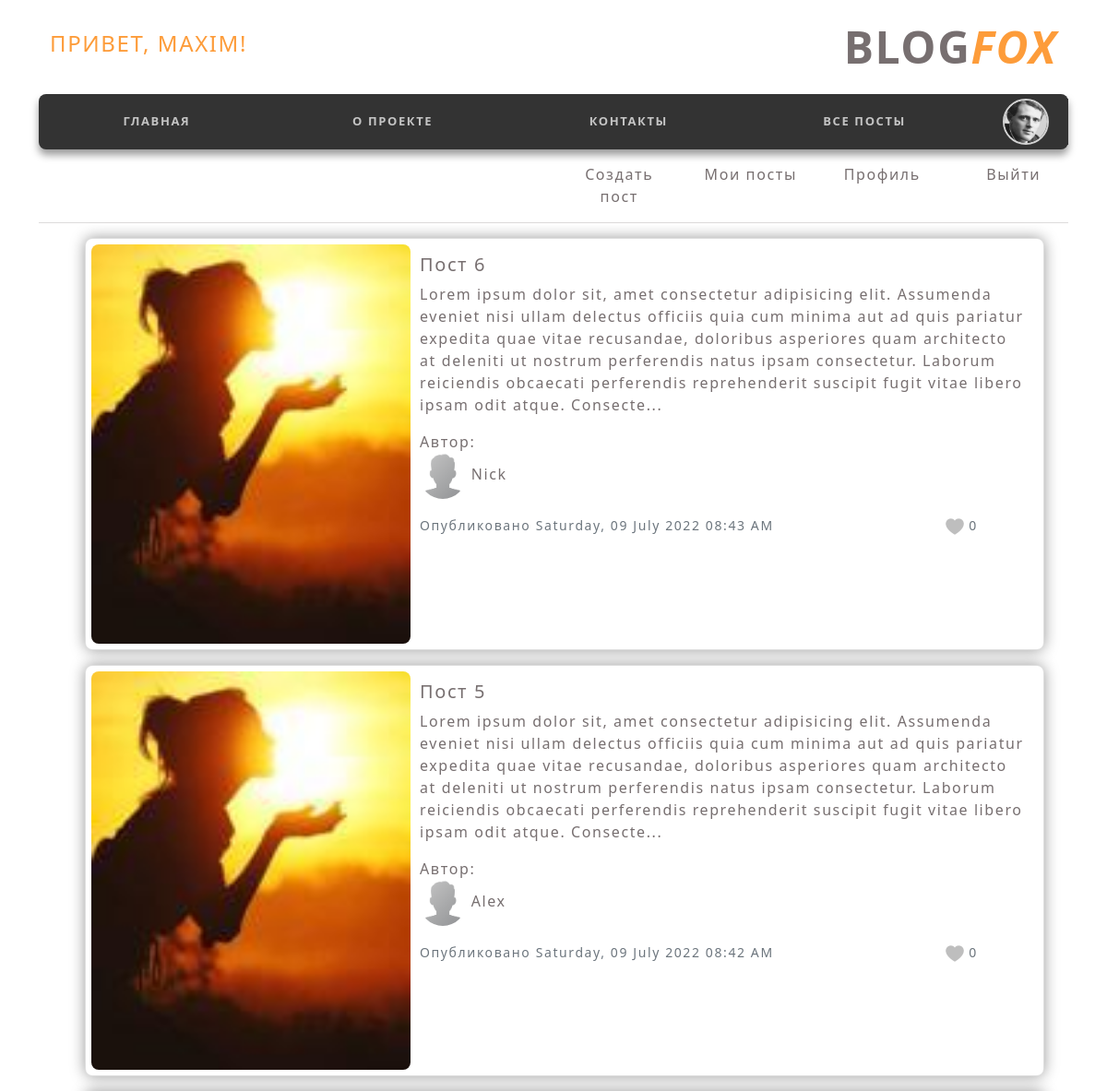
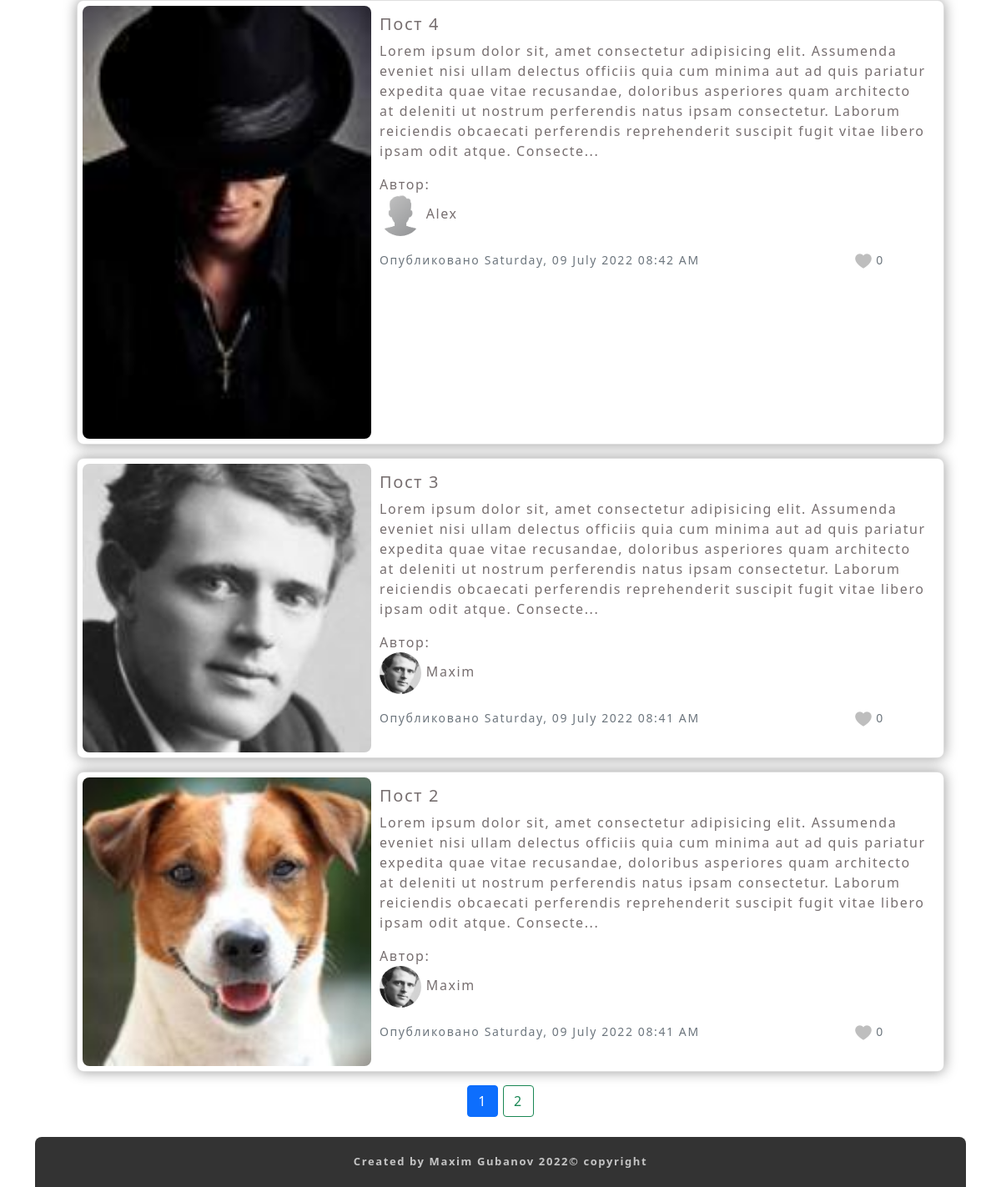
The page /allpost (signed in) on the database its author committed (2 pictures, top to bottom).
### flask_Gubanov_project/models.py (models this page shows, shortened)
class User(db.Model, UserMixin):
    id = db.Column(db.Integer, primary_key=True)
    username = db.Column(db.String(20), unique=True, nullable=False)
    email = db.Column(db.String(120), unique=True, nullable=False)
    image_file = db.Column(db.String(20), nullable=False, default='default.png')
    password = db.Column(db.String(60), nullable=False)
    posts = db.relationship('Post', backref='author', lazy=True)

class Post(db.Model):
    id = db.Column(db.Integer, primary_key=True)
    title = db.Column(db.String(100), nullable=False)
    date_posted = db.Column(db.DateTime, nullable=False, default=datetime.utcnow)
    content = db.Column(db.Text, nullable=False)
    user_id = db.Column(db.Integer, db.ForeignKey('user.id'), nullable=False)
    total_likes = db.Column(db.Integer, nullable=True, default=0)
    likes = db.relationship('Like', backref='like')
    post_image = db.Column(db.String(20), nullable=False, default='post_default_img.png')

### flask_Gubanov_project/posts/routes.py (the view)
@posts.route("/allpost")
@login_required
def allpost():
    page = request.args.get('page', 1, type=int)
    all_posts = Post.query.order_by(Post.date_posted.desc()).paginate(page=page, per_page=5)
    return render_template('allpost.html', posts=all_posts)

### flask_Gubanov_project/models.py (called while the page is built)
@login_manager.user_loader
def load_user(user_id):
    return User.query.get(int(user_id))

### flask_Gubanov_project/templates/allpost.html (shortened to what this page needs)
{% extends "layout.html" %}
{% block content %}
  {% for post in posts.items %}
    <div class="container text-left relative_block" style="width: 1040px;">
      <div class="card mb-3">
        <div class="row g-0">
          <div class="image col-md-4">
            <img src="{{ url_for('static', filename='post_images/' + post.post_image) }}" alt="">
          </div>
          <div class="col-md-8">
            <div class="card-body">
              <h5 class="card-title"><a href="{{ url_for('posts.post', post_id=post.id) }}">{{ post.title }}</a></h5>
              <p class="card-text">{{ post.content[:380] }}...<br> </p>
              <p class="card-text">Автор: <br>
                <a href="{{ url_for('users.user_posts', username=post.author.username) }}">
                  <img class="rounded-circle article-img" style="width: 50px; height: 50px;" src="{{ url_for('static', filename='profile_pics/' + post.author.image_file) }}">
                  {{ post.author.username }}
                </a>
              </p>
              <div class="row justify-content-between">
                <div class="col-10">
                  <p class="card-text"><small class="text-muted">Опубликовано {{ post.date_posted.strftime('%A, %d %B %Y %I:%M %p') }}</small></p>
                </div>
                <div class="col-2">
                    <div class="post_likes">
                      <small class="text-muted">
                        <img src="{{ url_for('static', filename='images/like_mini.png') }}" alt="like">
                        {{ post.total_likes}}
                      </small>
                    </div>
                </div>
              </div>
            </div>
          </div>
        </div>
      </div>
    </div>
  {% endfor %}
  <div class="container text-center">
    {% for page_num in posts.iter_pages(left_edge=1, right_edge=1, left_current=1, right_current=2) %}
      {% if page_num %}
        {% if posts.page == page_num %}
          <a class="btn btn-primary mb-4" href="{{ url_for('posts.allpost', page=page_num) }}">{{ page_num }}</a>
        {% else %}
          <a class="btn btn-outline-success mb-4" href="{{ url_for('posts.allpost', page=page_num) }}">{{ page_num }}</a>
        {% endif %}
      {% else %}
        ...
      {% endif %}
    {% endfor %}
  </div>
{% endblock content %}

### flask_Gubanov_project/templates/inc-header.html
<header class="header">
        <div class="container">
            <div class="top-block block row justify-content-between text-uppercase">
                <div class="top-block_logo col text-left">
                    {% if current_user.is_authenticated %}
                        <h4>Привет, {{ current_user.username }}!</h4>
                    {% else %}
                        <h4>Здравствуй, гость!</h4>
                    {% endif %}
                </div>
                <div class="top-block_mobile-contact col">blog<span>fox</span></div>
            </div>
            <nav class="navigator">
                <div class="nav_items block bg row text-uppercase">
                    <div class="nav_item col"><a href="{{ url_for('main.home') }}" class="nav_link"><span>главная</span></a></div>
                    <div class="nav_item col"><a href="#" class="nav_link"><span>о проекте</span></a></div>
                    <div class="nav_item col"><a href="#" class="nav_link"><span>контакты</span></a></div>
                        {% if current_user.is_authenticated %}
                            <div class="nav_item col"><a href="{{ url_for('posts.allpost') }}" class="nav_link"><span>все посты</span></a></div>
                            <div class="nav_item col-1">
                                <a href="{{ url_for('posts.allpost') }}" class="nav_link">
                                    <img class="rounded-circle account-img" style="width: 50px; height: 50px; border: 2px solid rgb(210, 210, 210);" src="{{ url_for('static', filename='profile_pics/' + current_user.image_file)}}" alt="">
                                </a>
                            </div>
                        {% else %}
                            <div class="nav_item col"><a href="{{ url_for('users.register') }}" class="nav_link" id="linkReg_"><span>регистрация</span></a></div>
                            <div class="nav_item col"><a href="{{ url_for('users.login') }}" class="nav_link"><span>войти</span></a></div>
                        {% endif %}
                </div>
                    {% if current_user.is_authenticated %}
                        <div class="nav_manage_user_post row justify-content-between text-center">
                            <div class="col-md-6"></div>
                            <div class="manage_item col"><a href="{{ url_for('posts.new_post') }}" class="nav_link"><span>Создать пост</span></a></div>
                            <div class="manage_item col"><a href="{{ url_for('users.user_posts', username=current_user.username) }}" class="nav_link"><span>Мои посты</span></a></div>
                            <div class="manage_item col"><a href="{{ url_for('users.account') }}" class="nav_link"><span>Профиль</span></a></div>
                            <div class="manage_item col"><a href="{{ url_for('users.logout') }}" class="nav_link"><span>Выйти</span></a></div>
                        </div>
                        <hr>
                    {% endif %}
            </nav>
        </div>
</header>

### flask_Gubanov_project/templates/inc-general-style.html (style rules this page uses)
a { text-decoration: none; color: inherit; }
body { letter-spacing: 0.1rem; color: #776f70; }
.block { margin: 15px 0 15px 0; }
.bg { height: 60px; background-color: #333333; display: flex; justify-content: center; align-items: center; font-size: small; font-weight: 600; color: #c4c4c4; }
.top-block { align-items: center; font-size: x-large; font-weight: 600; }
.top-block_logo { color: #fd9c3a; }
.top-block_mobile-contact { text-align: end; font-size: 48px; font-weight: 800; }
.top-block_mobile-contact span { color: #fd9c3a; font-style: italic; }
.nav_items { height: 60px; border-radius: 8px; box-shadow: 0 6px 8px rgba(0, 0, 0, 0.4); }
.nav_item { display: flex; justify-content: center; align-items: center; background-color: #333333; font-size: small; font-weight: 600; }
.nav_item span { color: #c4c4c4; }

### flask_Gubanov_project/templates/allpost.html (style rules this page uses)
.image img { margin: 6px; width: 100%; border-radius: 8px; }
.card { width: 1040px; border-radius: 8px; box-shadow: 0 0 16px rgba(0, 0, 0, 0.4); }

### rows shown on the page
User: username "MAXIM", image_file (picture)
Post: post_image (picture), title "Пост 6", content "Lorem ipsum dolor sit, amet consectetur adipisicing elit. Assumenda eveniet nisi ullam delectus officiis quia cum minima aut ad quis pariatur expedita quae vitae recusandae, doloribus asperiores quam architecto at deleniti ut nostrum perferendis natus ipsam consectetur. Laborum reiciendis obcaecati perferendis reprehenderit suscipit fugit vitae libero ipsam odit atque. Consecte", image_file (placeholder picture), author.username "Nick", date_posted "Saturday, 09 July 2022 08:43 AM", total_likes "0"
Post: post_image (picture), title "Пост 5", content "Lorem ipsum dolor sit, amet consectetur adipisicing elit. Assumenda eveniet nisi ullam delectus officiis quia cum minima aut ad quis pariatur expedita quae vitae recusandae, doloribus asperiores quam architecto at deleniti ut nostrum perferendis natus ipsam consectetur. Laborum reiciendis obcaecati perferendis reprehenderit suscipit fugit vitae libero ipsam odit atque. Consecte", image_file (placeholder picture), author.username "Alex", date_posted "Saturday, 09 July 2022 08:42 AM", total_likes "0"
Post: post_image (picture), title "Пост 4", content "Lorem ipsum dolor sit, amet consectetur adipisicing elit. Assumenda eveniet nisi ullam delectus officiis quia cum minima aut ad quis pariatur expedita quae vitae recusandae, doloribus asperiores quam architecto at deleniti ut nostrum perferendis natus ipsam consectetur. Laborum reiciendis obcaecati perferendis reprehenderit suscipit fugit vitae libero ipsam odit atque. Consecte", image_file (placeholder picture), author.username "Alex", date_posted "Saturday, 09 July 2022 08:42 AM", total_likes "0"
Post: post_image (picture), title "Пост 3", content "Lorem ipsum dolor sit, amet consectetur adipisicing elit. Assumenda eveniet nisi ullam delectus officiis quia cum minima aut ad quis pariatur expedita quae vitae recusandae, doloribus asperiores quam architecto at deleniti ut nostrum perferendis natus ipsam consectetur. Laborum reiciendis obcaecati perferendis reprehenderit suscipit fugit vitae libero ipsam odit atque. Consecte", image_file (picture), author.username "Maxim", date_posted "Saturday, 09 July 2022 08:41 AM", total_likes "0"
Post: post_image (picture), title "Пост 2", content "Lorem ipsum dolor sit, amet consectetur adipisicing elit. Assumenda eveniet nisi ullam delectus officiis quia cum minima aut ad quis pariatur expedita quae vitae recusandae, doloribus asperiores quam architecto at deleniti ut nostrum perferendis natus ipsam consectetur. Laborum reiciendis obcaecati perferendis reprehenderit suscipit fugit vitae libero ipsam odit atque. Consecte", image_file (picture), author.username "Maxim", date_posted "Saturday, 09 July 2022 08:41 AM", total_likes "0"

### other values the page prints
{{ page_num }} "1"
{{ page_num }} "2"
